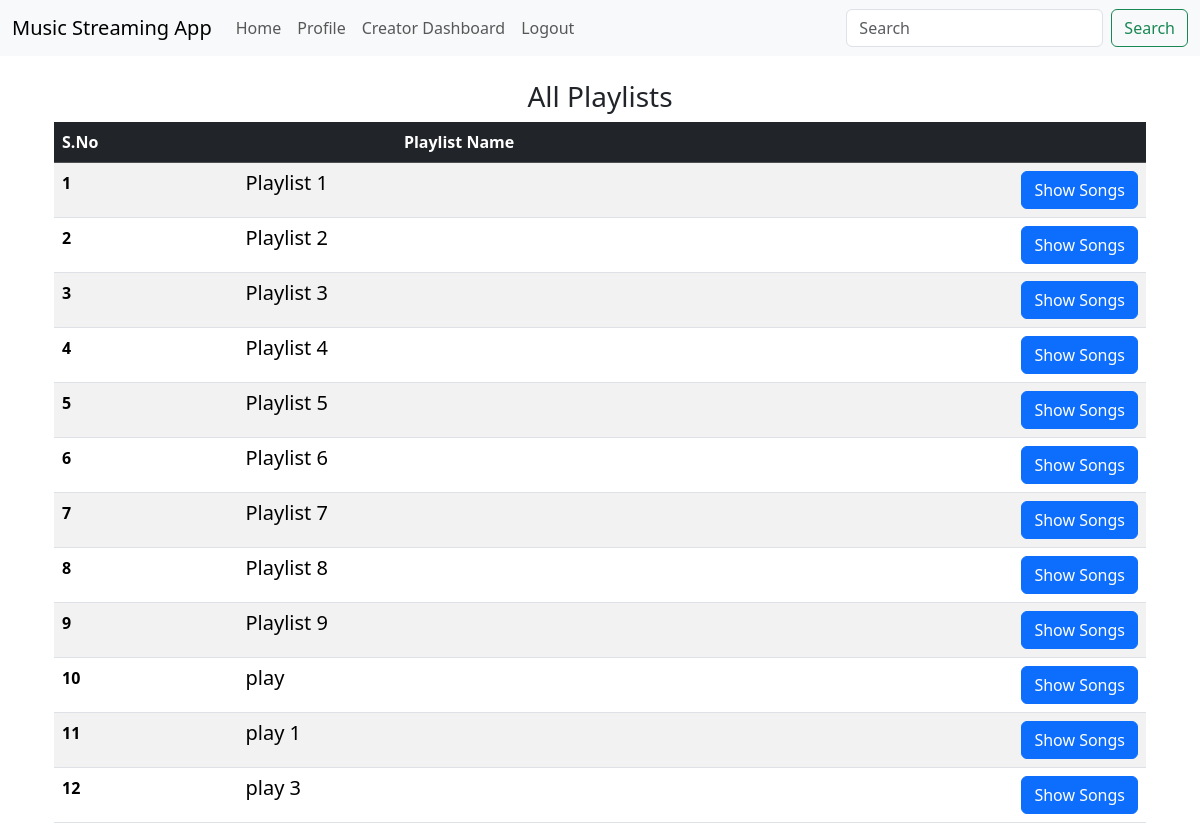
The page /all_playlists (signed in) on the database its author committed.
### website/models.py (models this page shows)
class Playlist(db.Model):
    __tablename__ = 'playlist'
    id = db.Column(db.Integer, primary_key=True, autoincrement=True)
    user_id = db.Column(db.Integer, db.ForeignKey('user.id'))
    title = db.Column(db.String(255), nullable=False)
    songs = relationship('Song', secondary='playlist_songs', back_populates='playlists')

### website/controllers.py (the view)
@controllers.route('/all_playlists')
@login_required
def all_playlists():
    all_playlists = Playlist.query.filter_by(user_id=current_user.id).all()
    return render_template('all_playlists.html', user=current_user, all_playlists=all_playlists)

### website/__init__.py (called while the page is built)
def create_app():
    app = Flask(__name__)
    app.config['SECRET_KEY'] = 'sjhfsdfkisjfdisnmf'
    app.config['SQLALCHEMY_DATABASE_URI'] = f'sqlite:///{DATABASE_NAME}'
    db.init_app(app)
    from .controllers import controllers
    from .auth import auth
    from .models import User
    app.register_blueprint(controllers, url_prefix='/')
    app.register_blueprint(auth, url_prefix='/')
    if not path.exists('instance/' + DATABASE_NAME):
        with app.app_context():
            db.create_all()
    login_manager = LoginManager()
    login_manager.login_view = 'auth.login'
    login_manager.init_app(app)
    @login_manager.user_loader
    def load_user(id):
        return User.query.get(int(id))
    return app

### website/templates/all_playlists.html (shortened to what this page needs)
{% extends 'base.html' %}
{% block content %}
{% if all_playlists %}
    <div class="container">
    <h3 class="text-center">All Playlists</h3>
    <table class="table table-striped table-hover">
      <thead class="table-dark">
        <tr>
          <th scope="col">S.No</th>
          <th class="text-center" scope="col">Playlist Name</th>
          <th scope="col"></th>
        </tr>
      </thead>
      <tbody>
        {% for playlist in all_playlists %}
        <tr>
          <th scope="row">{{ loop.index }}</th>
          <td class="col">
            <h5>{{ playlist.title }}</h5>
          </td>
          <td class="col text-end">
            <a href="{{ url_for('controllers.playlist_songs', playlist_id=playlist.id) }}" class="btn btn-primary">Show Songs</a>
          </td>
        </tr>
        {% endfor %}
      </tbody>
    </table>
{% else %}
<br>
<div class="text-center">
    <h3>No flagged song found!</h3>
</div>
{% endif %}
{% endblock content %}

### rows shown on the page
Playlist: title "Playlist 1"
Playlist: title "Playlist 2"
Playlist: title "Playlist 3"
Playlist: title "Playlist 4"
Playlist: title "Playlist 5"
Playlist: title "Playlist 6"
Playlist: title "Playlist 7"
Playlist: title "Playlist 8"
Playlist: title "Playlist 9"
Playlist: title "play"
Playlist: title "play 1"
Playlist: title "play 3"
